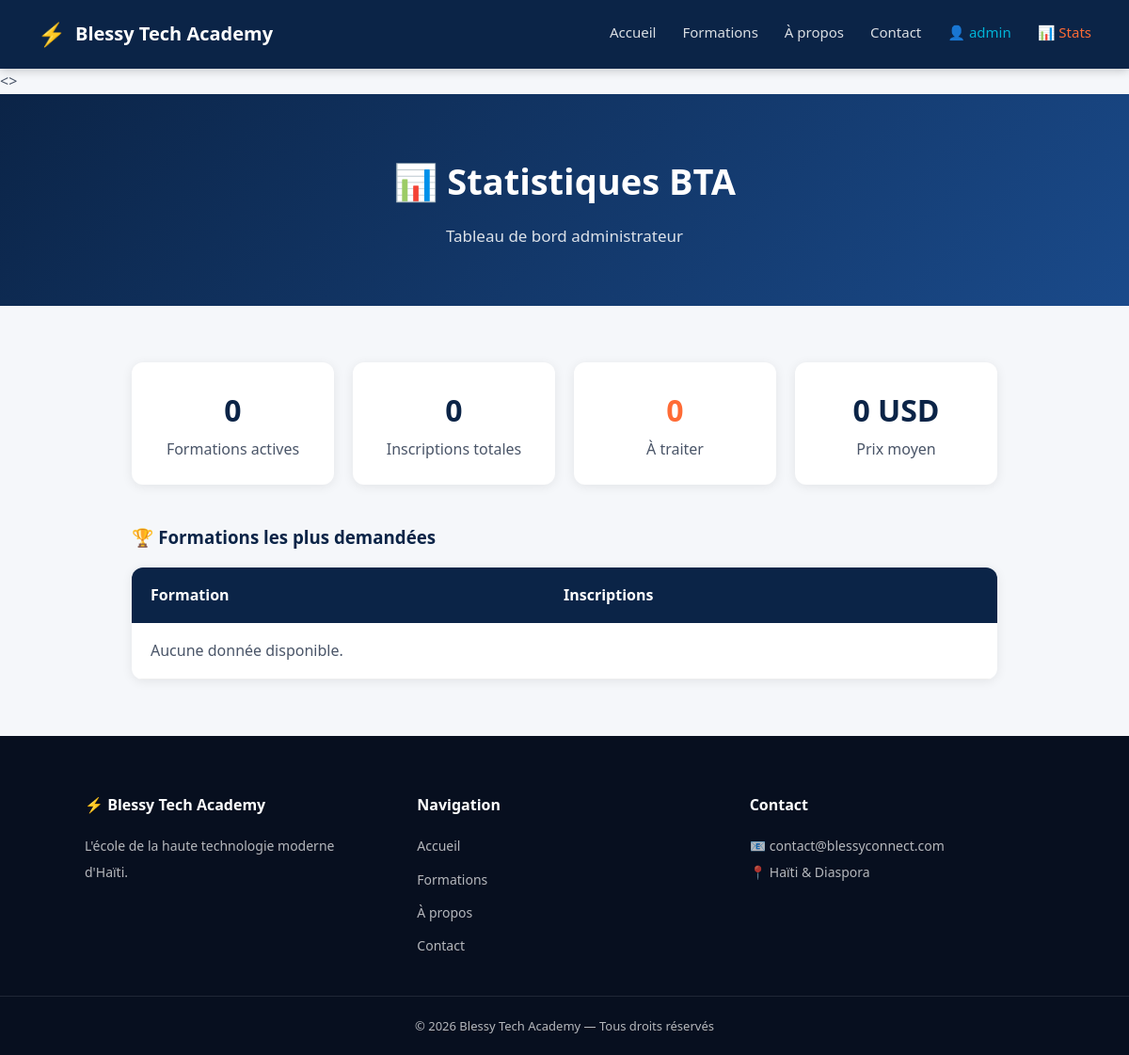
The page /statistiques/ (signed in) on the database as committed earlier.
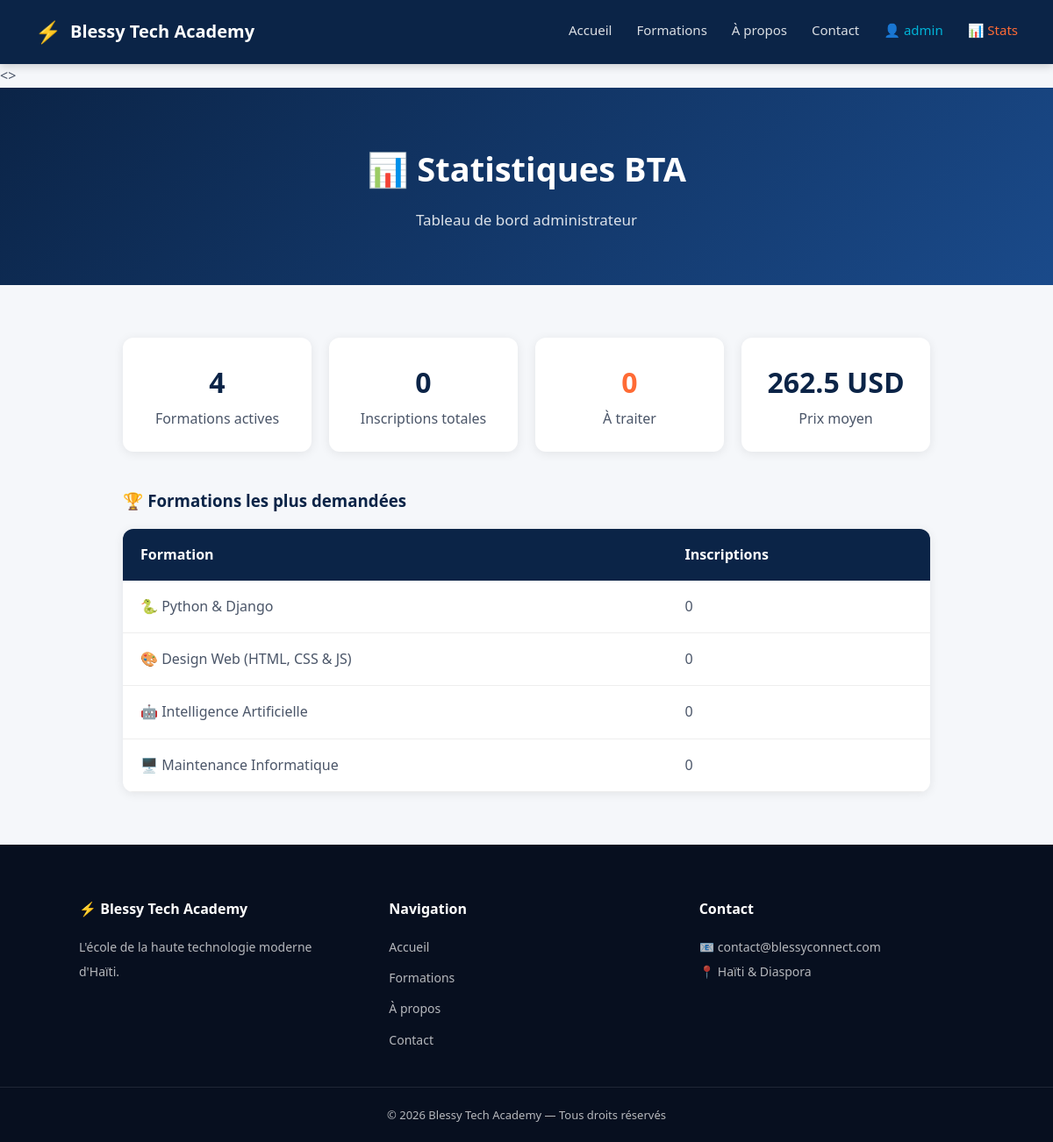
The same page on the database as committed later.
### academie/models.py (models this page shows, shortened)
class Formation(models.Model):
    NIVEAUX = [
        ('debutant', 'Débutant'),
        ('intermediaire', 'Intermédiaire'),
        ('avance', 'Avancé'),
        ('professionnel', 'Professionnel'),
    ]
    nom = models.CharField(max_length=200)
    icone = models.CharField(max_length=10, default='📚')
    description = models.TextField()
    duree_mois = models.IntegerField()
    prix = models.IntegerField()
    niveau = models.CharField(
        max_length=20,
        choices=NIVEAUX,
        default='debutant'
    )
    debouches = models.TextField(blank=True)
    prerequis = models.TextField(blank=True)
    certifications = models.TextField(blank=True)
    actif = models.BooleanField(default=True)
    date_creation = models.DateTimeField(auto_now_add=True)
    class Meta:
        ordering = ['nom']
        verbose_name = 'Formation'
        verbose_name_plural = 'Formations'

### academie/views.py (the view)
# urls.py: path('statistiques/', views.statistiques, name='statistiques'),
@staff_member_required
def statistiques(request):
    total_formations = Formation.objects.filter(actif=True).count()
    total_inscriptions = Inscription.objects.count()
    inscriptions_non_traitees = Inscription.objects.filter(traite=False).count()
    prix_moyen = Formation.objects.aggregate(Avg('prix'))['prix__avg']
    formations_populaires = Formation.objects.annotate(
        nombre_inscrits=Count('inscriptions')
    ).order_by('-nombre_inscrits')[:5]
    contexte = {
        'total_formations': total_formations,
        'total_inscriptions': total_inscriptions,
        'inscriptions_non_traitees': inscriptions_non_traitees,
        'prix_moyen': round(prix_moyen, 2) if prix_moyen else 0,
        'formations_populaires': formations_populaires,
    }
    return render(request, 'academie/statistiques.html', contexte)

### academie/templates/academie/statistiques.html (shortened to what this page needs)
{% extends 'academie/base.html' %}
{% block contenu %}
<section class="page-hero">
    <h2>📊 Statistiques BTA</h2>
    <p>Tableau de bord administrateur</p>
</section>
<section style="padding: 60px 40px; max-width: 1000px; margin: 0 auto;">
    <div style="display: grid;
                grid-template-columns: repeat(auto-fit, minmax(200px, 1fr));
                gap: 20px;
                margin-bottom: 40px;">
        <div style="background: white; padding: 24px;
                    border-radius: 12px; text-align: center;
                    box-shadow: var(--ombre-legere);">
            <p style="font-size: 32px; font-weight: 800;
                      color: var(--bleu-principal);">
                {{ total_formations }}
            </p>
            <p style="color: var(--gris-texte);">Formations actives</p>
        </div>
        <div style="background: white; padding: 24px;
                    border-radius: 12px; text-align: center;
                    box-shadow: var(--ombre-legere);">
            <p style="font-size: 32px; font-weight: 800;
                      color: var(--bleu-principal);">
                {{ total_inscriptions }}
            </p>
            <p style="color: var(--gris-texte);">Inscriptions totales</p>
        </div>
        <div style="background: white; padding: 24px;
                    border-radius: 12px; text-align: center;
                    box-shadow: var(--ombre-legere);">
            <p style="font-size: 32px; font-weight: 800;
                      color: var(--orange-accent);">
                {{ inscriptions_non_traitees }}
            </p>
            <p style="color: var(--gris-texte);">À traiter</p>
        </div>
        <div style="background: white; padding: 24px;
                    border-radius: 12px; text-align: center;
                    box-shadow: var(--ombre-legere);">
            <p style="font-size: 32px; font-weight: 800;
                      color: var(--bleu-principal);">
                {{ prix_moyen }} USD
            </p>
            <p style="color: var(--gris-texte);">Prix moyen</p>
        </div>
    </div>
    <h3 style="color: var(--bleu-principal); margin-bottom: 16px;">
        🏆 Formations les plus demandées
    </h3>
    <table class="tableau-formations">
        <thead>
            <tr>
                <th>Formation</th>
                <th>Inscriptions</th>
            </tr>
        </thead>
        <tbody>
            {% for formation in formations_populaires %}
            <tr>
                <td>{{ formation.icone }} {{ formation.nom }}</td>
                <td>{{ formation.nombre_inscrits }}</td>
            </tr>
            {% empty %}
            <tr>
                <td colspan="2">Aucune donnée disponible.</td>
            </tr>
            {% endfor %}
        </tbody>
    </table>
</section>
{% endblock %}

### academie/templates/academie/base.html (shortened to what this page needs)
{% load static %}
<!DOCTYPE html>
<html lang="fr">
<head>
    <link rel="stylesheet" href="{% static 'academie/style.css' %}">
</head>
<body>
    <header>
        <div class="header-logo">
            <span class="logo-icon">⚡</span>
            <span class="logo-texte">Blessy Tech Academy</span>
        </div>
        <nav>
    <a href="{% url 'accueil' %}">Accueil</a>
    <a href="{% url 'formations' %}">Formations</a>
    <a href="{% url 'apropos' %}">À propos</a>
    <a href="{% url 'contact' %}">Contact</a>
    {% if user.is_authenticated %}
        <a href="{% url 'dashboard' %}"
           style="color: var(--bleu-electrique);">
            👤 {{ user.first_name|default:user.username }}
        </a>
        {% if user.is_staff %}
        <a href="{% url 'statistiques' %}" style="color: var(--orange-accent);">
            📊 Stats
        </a>
    {% endif %}
    {% endif %}
</nav>
    </header>
    <main>
        <>
        {% block contenu %}{% endblock %}
    </main>
    <footer>
        <div class="footer-contenu">
            <div class="footer-bloc">
                <h4>⚡ Blessy Tech Academy</h4>
                <p>L'école de la haute technologie moderne d'Haïti.</p>
            </div>
            <div class="footer-bloc">
                <h4>Navigation</h4>
                <ul>
                    <li><a href="{% url 'accueil' %}">Accueil</a></li>
                    <li><a href="{% url 'formations' %}">Formations</a></li>
                    <li><a href="{% url 'apropos' %}">À propos</a></li>
                    <li><a href="{% url 'contact' %}">Contact</a></li>
                </ul>
            </div>
            <div class="footer-bloc">
                <h4>Contact</h4>
                <p>📧 contact@blessyconnect.com</p>
                <p>📍 Haïti & Diaspora</p>
            </div>
        </div>
        <div class="footer-bas">
            <p>&copy; 2026 Blessy Tech Academy — Tous droits réservés</p>
        </div>
    </footer>
</body>
</html>

### academie/static/academie/style.css (style rules this page uses)
:root { --bleu-principal: #0B2447; --bleu-electrique: #00B4D8; --orange-accent: #FF6B35; --blanc: #FFFFFF; --gris-clair: #F5F7FA; --gris-texte: #4A5568; --ombre-legere: 0 2px 12px rgba(0,0,0,0.08); --ombre-forte: 0 8px 30px rgba(0,0,0,0.15); --radius: 12px; --transition: 0.3s ease; }
* { margin: 0; padding: 0; box-sizing: border-box; }
body { font-family: 'Segoe UI', Arial, sans-serif; color: var(--gris-texte); line-height: 1.7; background-color: var(--gris-clair); }
header { position: sticky; top: 0; z-index: 100; display: flex; justify-content: space-between; align-items: center; background-color: var(--bleu-principal); padding: 16px 40px; box-shadow: 0 2px 10px rgba(0,0,0,0.2); }
.header-logo { display: flex; align-items: center; gap: 10px; color: var(--blanc); font-size: 20px; font-weight: 700; }
.logo-icon { font-size: 24px; }
nav { display: flex; gap: 28px; }
nav a { position: relative; color: rgba(255,255,255,0.85); text-decoration: none; font-weight: 500; font-size: 15px; padding-bottom: 4px; transition: color var(--transition); }
nav a::after { content: ''; position: absolute; bottom: -2px; left: 0; width: 0; height: 2px; background-color: var(--bleu-electrique); transition: width var(--transition); }
section { padding: 80px 40px; }
section > h2 { text-align: center; font-size: 34px; color: var(--bleu-principal); margin-bottom: 12px; }
footer { background-color: #070f1f; color: rgba(255,255,255,0.7); }
.footer-contenu { display: grid; grid-template-columns: repeat(auto-fit, minmax(200px, 1fr)); gap: 40px; padding: 60px 40px 40px; max-width: 1100px; margin: 0 auto; }
.footer-bloc h4 { color: var(--blanc); font-size: 16px; margin-bottom: 16px; }
.footer-bloc p { font-size: 14px; line-height: 2; }
.footer-bloc ul { list-style: none; display: flex; flex-direction: column; gap: 8px; }
.footer-bloc ul li a { color: rgba(255,255,255,0.7); text-decoration: none; font-size: 14px; transition: color var(--transition); }
.footer-bas { border-top: 1px solid rgba(255,255,255,0.1); text-align: center; padding: 20px 40px; font-size: 13px; }
.page-hero { background: linear-gradient(135deg, var(--bleu-principal), #1a4a8a); color: var(--blanc); padding: 60px 40px; text-align: center; }
.page-hero h2 { font-size: 38px; color: var(--blanc); margin-bottom: 12px; }
.page-hero p { font-size: 17px; opacity: 0.85; max-width: 600px; margin: 0 auto; }
.tableau-formations { width: 100%; border-collapse: collapse; background: var(--blanc); border-radius: var(--radius); overflow: hidden; box-shadow: var(--ombre-legere); }
.tableau-formations thead { background: var(--bleu-principal); color: var(--blanc); }
.tableau-formations th, .tableau-formations td { padding: 16px 20px; text-align: left; }
.tableau-formations tbody tr { border-bottom: 1px solid #eee; transition: background-color var(--transition); }

Rows that differ between the two databases and show on the page:
added Formation: icone "🐍", nom "Python & Django", nombre_inscrits "0"
added Formation: icone "🎨", nom "Design Web (HTML, CSS & JS)", nombre_inscrits "0"
added Formation: icone "🤖", nom "Intelligence Artificielle", nombre_inscrits "0"
added Formation: icone "🖥️", nom "Maintenance Informatique", nombre_inscrits "0"
Other text that changed with them:
{{ total_formations }}: "0" → "4"
{{ prix_moyen }}: "0" → "262.5"
text no longer shown: "Aucune donnée disponible."
